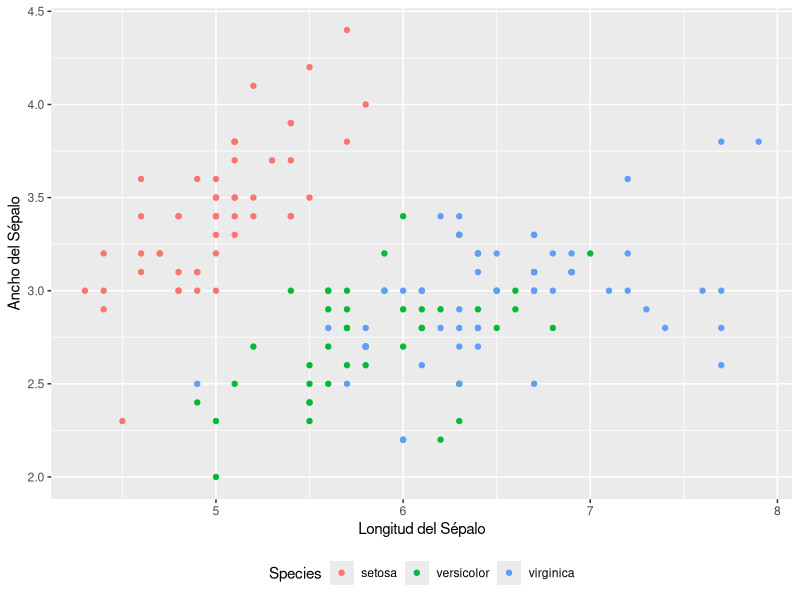

Here is the R script that generated this plot:
## ---- chunk 1
library(ggplot2)
## ---- chunk 2
data(iris)
## ---- chunk 3
ggplot(
  iris,
  aes(x = Sepal.Length, y = Sepal.Width, color = Species)) + 
  geom_point() +
  labs(x = "Longitud del Sépalo", y = "Ancho del Sépalo") +
  theme(legend.position = "bottom")
